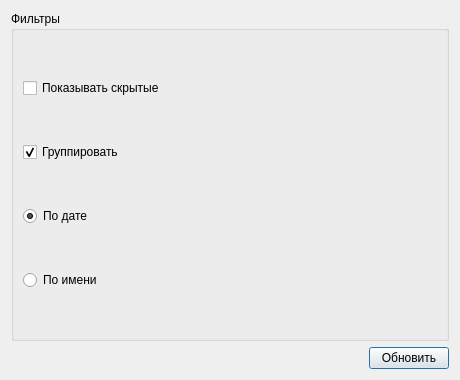
<?xml version="1.0" encoding="UTF-8"?>
<ui version="4.0"><class>Dialog</class><widget class="QDialog" name="Dialog"><property name="geometry"><rect><x>0</x><y>0</y><width>460</width><height>380</height></rect></property><property name="windowTitle"><string>#123 mixed/208_checks_panel</string></property><layout class="QVBoxLayout" name="verticalLayout"><property name="leftMargin"><number>11</number></property><property name="topMargin"><number>11</number></property><property name="rightMargin"><number>11</number></property><property name="bottomMargin"><number>11</number></property><property name="spacing"><number>6</number></property><item><widget class="QGroupBox" name="g1"><property name="title"><string>Фильтры</string></property><layout class="QVBoxLayout" name="g1Layout"><property name="leftMargin"><number>9</number></property><property name="topMargin"><number>9</number></property><property name="rightMargin"><number>9</number></property><property name="bottomMargin"><number>9</number></property><property name="spacing"><number>6</number></property><item><widget class="QCheckBox" name="c1"><property name="text"><string>Показывать скрытые</string></property><property name="checked"><bool>false</bool></property></widget></item><item><widget class="QCheckBox" name="c2"><property name="text"><string>Группировать</string></property><property name="checked"><bool>true</bool></property></widget></item><item><widget class="QRadioButton" name="r1"><property name="text"><string>По дате</string></property><property name="checked"><bool>true</bool></property></widget></item><item><widget class="QRadioButton" name="r2"><property name="text"><string>По имени</string></property><property name="checked"><bool>false</bool></property></widget></item></layout></widget></item><item><layout class="QHBoxLayout" name="buttons"><property name="leftMargin"><number>0</number></property><property name="topMargin"><number>0</number></property><property name="rightMargin"><number>0</number></property><property name="bottomMargin"><number>0</number></property><property name="spacing"><number>6</number></property><item><spacer name="horizontalSpacer"><property name="orientation"><enum>Qt::Orientation::Horizontal</enum></property><property name="sizeHint" stdset="0"><size><width>40</width><height>20</height></size></property></spacer></item><item><widget class="QPushButton" name="ok"><property name="text"><string>Обновить</string></property></widget></item></layout></item></layout></widget></ui>
